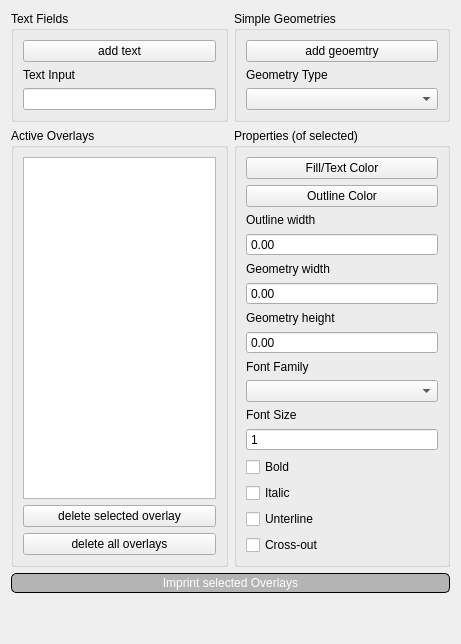
      <widget class="QWidget" name="text_geometries_tab">
       <attribute name="title">
        <string>Text and Geometries</string>
       </attribute>
       <layout class="QGridLayout" name="gridLayout_2" columnstretch="1,1">
        <item row="0" column="1">
         <widget class="QGroupBox" name="groupBox_10">
          <property name="title">
           <string>Simple Geometries</string>
          </property>
          <layout class="QVBoxLayout" name="verticalLayout_6">
           <item>
            <widget class="QPushButton" name="add_geometry_button">
             <property name="text">
              <string>add geoemtry</string>
             </property>
            </widget>
           </item>
           <item>
            <widget class="QLabel" name="label_24">
             <property name="sizePolicy">
              <sizepolicy hsizetype="Minimum" vsizetype="Minimum">
               <horstretch>0</horstretch>
               <verstretch>0</verstretch>
              </sizepolicy>
             </property>
             <property name="text">
              <string>Geometry Type</string>
             </property>
            </widget>
           </item>
           <item>
            <widget class="QComboBox" name="geometry_type_combobox"/>
           </item>
          </layout>
         </widget>
        </item>
        <item row="0" column="0">
         <widget class="QGroupBox" name="groupBox_9">
          <property name="title">
           <string>Text Fields</string>
          </property>
          <layout class="QVBoxLayout" name="verticalLayout_5">
           <item>
            <widget class="QPushButton" name="add_text_button">
             <property name="text">
              <string>add text</string>
             </property>
            </widget>
           </item>
           <item>
            <widget class="QLabel" name="label_31">
             <property name="text">
              <string>Text Input</string>
             </property>
            </widget>
           </item>
           <item>
            <widget class="QLineEdit" name="text_input_lineedit"/>
           </item>
          </layout>
         </widget>
        </item>
        <item row="7" column="0">
         <spacer name="verticalSpacer_10">
          <property name="orientation">
           <enum>Qt::Vertical</enum>
          </property>
          <property name="sizeHint" stdset="0">
           <size>
            <width>20</width>
            <height>40</height>
           </size>
          </property>
         </spacer>
        </item>
        <item row="7" column="1">
         <spacer name="verticalSpacer_7">
          <property name="orientation">
           <enum>Qt::Vertical</enum>
          </property>
          <property name="sizeHint" stdset="0">
           <size>
            <width>20</width>
            <height>40</height>
           </size>
          </property>
         </spacer>
        </item>
        <item row="2" column="1" rowspan="4">
         <widget class="QGroupBox" name="groupBox_11">
          <property name="title">
           <string>Properties (of selected)</string>
          </property>
          <layout class="QGridLayout" name="gridLayout_28">
           <item row="10" column="0">
            <widget class="QComboBox" name="font_family_combobox"/>
           </item>
           <item row="15" column="0">
            <widget class="QCheckBox" name="text_underline_checkbox">
             <property name="text">
              <string>Unterline</string>
             </property>
             <property name="checked">
              <bool>false</bool>
             </property>
            </widget>
           </item>
           <item row="16" column="0">
            <widget class="QCheckBox" name="text_strike_checkbox">
             <property name="text">
              <string>Cross-out</string>
             </property>
             <property name="checked">
              <bool>false</bool>
             </property>
            </widget>
           </item>
           <item row="11" column="0">
            <widget class="QLabel" name="label_26">
             <property name="text">
              <string>Font Size</string>
             </property>
            </widget>
           </item>
           <item row="3" column="0">
            <widget class="QDoubleSpinBox" name="outline_width_spinbox">
             <property name="buttonSymbols">
              <enum>QAbstractSpinBox::NoButtons</enum>
             </property>
             <property name="maximum">
              <double>1000.000000000000000</double>
             </property>
            </widget>
           </item>
           <item row="2" column="0">
            <widget class="QLabel" name="label_30">
             <property name="text">
              <string>Outline width</string>
             </property>
            </widget>
           </item>
           <item row="13" column="0">
            <widget class="QCheckBox" name="text_bold_checkbox">
             <property name="enabled">
              <bool>true</bool>
             </property>
             <property name="text">
              <string>Bold</string>
             </property>
             <property name="checked">
              <bool>false</bool>
             </property>
            </widget>
           </item>
           <item row="14" column="0">
            <widget class="QCheckBox" name="text_italic_checkbox">
             <property name="text">
              <string>Italic</string>
             </property>
            </widget>
           </item>
           <item row="12" column="0">
            <widget class="QSpinBox" name="font_size_spinbox">
             <property name="buttonSymbols">
              <enum>QAbstractSpinBox::NoButtons</enum>
             </property>
             <property name="minimum">
              <number>1</number>
             </property>
             <property name="maximum">
              <number>1000</number>
             </property>
            </widget>
           </item>
           <item row="6" column="0">
            <widget class="QDoubleSpinBox" name="width_mm_spinbox">
             <property name="buttonSymbols">
              <enum>QAbstractSpinBox::NoButtons</enum>
             </property>
             <property name="maximum">
              <double>1000.000000000000000</double>
             </property>
            </widget>
           </item>
           <item row="7" column="0">
            <widget class="QLabel" name="label_29">
             <property name="text">
              <string>Geometry height</string>
             </property>
            </widget>
           </item>
           <item row="0" column="0">
            <widget class="QPushButton" name="fill_color_button">
             <property name="text">
              <string>Fill/Text Color</string>
             </property>
            </widget>
           </item>
           <item row="8" column="0">
            <widget class="QDoubleSpinBox" name="height_mm_spinbox">
             <property name="buttonSymbols">
              <enum>QAbstractSpinBox::NoButtons</enum>
             </property>
             <property name="maximum">
              <double>1000.000000000000000</double>
             </property>
            </widget>
           </item>
           <item row="5" column="0">
            <widget class="QLabel" name="label_28">
             <property name="text">
              <string>Geometry width</string>
             </property>
            </widget>
           </item>
           <item row="1" column="0">
            <widget class="QPushButton" name="outline_color_button">
             <property name="text">
              <string>Outline Color</string>
             </property>
            </widget>
           </item>
           <item row="9" column="0">
            <widget class="QLabel" name="label_25">
             <property name="text">
              <string>Font Family</string>
             </property>
            </widget>
           </item>
          </layout>
         </widget>
        </item>
        <item row="2" column="0" rowspan="4">
         <widget class="QGroupBox" name="groupBox_12">
          <property name="title">
           <string>Active Overlays</string>
          </property>
          <layout class="QVBoxLayout" name="verticalLayout_7">
           <item>
            <widget class="QListWidget" name="tg_overlay_list_widget"/>
           </item>
           <item>
            <widget class="QPushButton" name="delete_tg_overlay_button">
             <property name="text">
              <string>delete selected overlay</string>
             </property>
            </widget>
           </item>
           <item>
            <widget class="QPushButton" name="delete_all_tg_overlays_button">
             <property name="text">
              <string>delete all overlays</string>
             </property>
            </widget>
           </item>
          </layout>
         </widget>
        </item>
        <item row="6" column="0" colspan="2">
         <widget class="QPushButton" name="imprint_selected_tg_overlays_button">
          <property name="enabled">
           <bool>false</bool>
          </property>
          <property name="styleSheet">
           <string notr="true">QPushButton {
	background-color: rgb(220,120,20);  /* Background color */
	border: 2px solid rgb(0, 0, 0);
    color: rgb(255, 255, 255);  /* Text color */
    font-weight: bold;
    border-radius: 5px;  /* Rounded edges */
	padding: 2px;
}

QPushButton:hover {
    background-color: rgb(230,115,22);  /* Background color when hovered */
	color: rgb(245, 245, 245);
    border-color:rgb(40, 40, 40);  /* Border color when hovered */
}

QPushButton:pressed {
   color:  rgb(80, 0, 19);  /* Background color when pressed */
	border-color: rgb(0, 0, 0);
}
QPushButton:clicked {
   background-color: rgb(80,0,19);  /* Background color when pressed */
	border-color:  rgb(0,0, 0);
}

QPushButton:checked {
    background-color: rgb(255,255,255);
	color:  rgb(80, 0, 19);
	border: 2px solid rgb(122, 0, 28);
	font-weight: bold;  /* Bold text */
}

QPushButton:disabled {
    background-color: rgb(180,180, 180);
	border: 1px solid rgb(0, 0,0);
	font-weight: normal;
}</string>
          </property>
          <property name="text">
           <string>Imprint selected Overlays</string>
          </property>
         </widget>
        </item>
       </layout>
      </widget>
